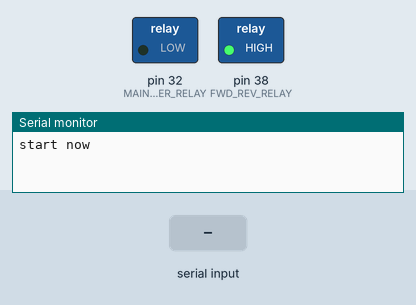
The sketch below on a simulated Arduino Mega 2560, built with avr-gcc and run on an emulated ATmega2560. Parts: switched loads named in the sketch (green lamp = pin HIGH), the last lines printed to the serial monitor. Inputs (shaded band) come from the test bench.

Above: at 1.2 s.
1.3 s: "on\n" received over Serial
At 2.3 s:
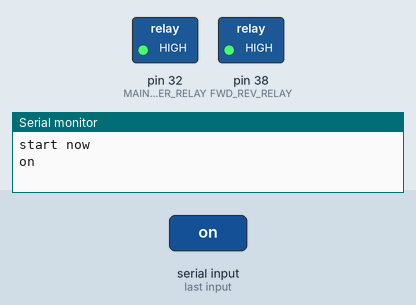
2.8 s: "off\n" received over Serial
At 3.4 s:
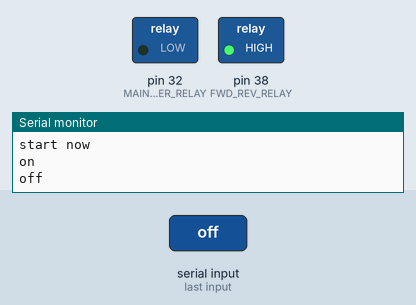
Timing chart, 0 to 5.8 s (numbered marks = the images above; inputs shaded):
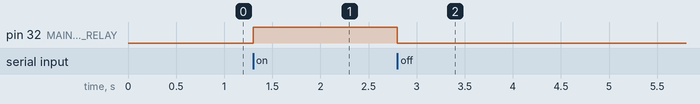

The sketch:

testfwdrev.ino
```cpp
#define BAUD 115200

#define MAIN_POWER_RELAY 32
#define FWD_REV_RELAY 38
#define FWD_REV_TOGGLE 39

String inputString = "";
boolean stringComplete = false;

void setup()
{
     // put your setup code here, to run once:
     Serial.begin(BAUD);

     //set up the main power relay pin and set it to low
     pinMode(MAIN_POWER_RELAY,OUTPUT);
     digitalWrite(MAIN_POWER_RELAY,LOW);

     //set up the fwd/rev relay and set it to low
     pinMode(FWD_REV_RELAY,OUTPUT);
     digitalWrite(FWD_REV_RELAY,HIGH);
     pinMode(FWD_REV_TOGGLE,OUTPUT);
     pinMode(FWD_REV_TOGGLE,LOW);

     Serial.println("start now");
}

void loop()
{
     // put your main code here, to run repeatedly:
     if (stringComplete)
     {
          if (inputString == "on")
          {
               //turn on the relay
               Serial.println(inputString);
               digitalWrite(MAIN_POWER_RELAY, HIGH);
          }
          else if (inputString == "off")
          {
               //turn the relay off
               Serial.println(inputString);
               digitalWrite(MAIN_POWER_RELAY,LOW);
          }
          else if(inputString == "fwd" || inputString == "FWD")
          {
               Serial.println(inputString);
               digitalWrite(FWD_REV_TOGGLE,HIGH);
          }
          else if(inputString == "rev" || inputString == "REV")
          {
               Serial.println(inputString);
               digitalWrite(FWD_REV_TOGGLE,LOW);
          }
          inputString = "";
          stringComplete = false;
     }
}
void serialEvent()
{
     while(Serial.available())
     {
          char inChar = (char)Serial.read();
          if(inChar == '\n')
               stringComplete = true;
          else
               inputString += inChar;
     }
}
```

Measured:
- after the input at 1.3 s, pin 32 (MAIN_POWER_RELAY): LOW → HIGH at once
- after the input at 2.8 s, pin 32 (MAIN_POWER_RELAY): HIGH → LOW at once
